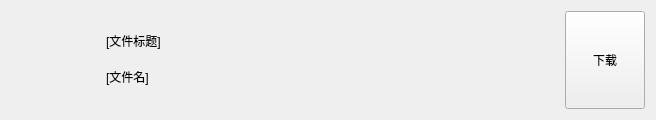
<?xml version="1.0" encoding="UTF-8"?>
<ui version="4.0">
 <class>singleMCSLAPIDownloadWidget</class>
 <widget class="CardWidget" name="singleMCSLAPIDownloadWidget">
  <property name="geometry">
   <rect>
    <x>0</x>
    <y>0</y>
    <width>656</width>
    <height>120</height>
   </rect>
  </property>
  <property name="sizePolicy">
   <sizepolicy hsizetype="Expanding" vsizetype="Fixed">
    <horstretch>0</horstretch>
    <verstretch>0</verstretch>
   </sizepolicy>
  </property>
  <property name="minimumSize">
   <size>
    <width>656</width>
    <height>120</height>
   </size>
  </property>
  <property name="maximumSize">
   <size>
    <width>16777215</width>
    <height>120</height>
   </size>
  </property>
  <property name="windowTitle">
   <string/>
  </property>
  <layout class="QHBoxLayout" name="horizontalLayout">
   <item>
    <spacer name="horizontalSpacer">
     <property name="orientation">
      <enum>Qt::Horizontal</enum>
     </property>
     <property name="sizeType">
      <enum>QSizePolicy::Fixed</enum>
     </property>
     <property name="sizeHint" stdset="0">
      <size>
       <width>20</width>
       <height>20</height>
      </size>
     </property>
    </spacer>
   </item>
   <item>
    <widget class="PixmapLabel" name="MCSLAPIPixmapLabel">
     <property name="sizePolicy">
      <sizepolicy hsizetype="Fixed" vsizetype="Fixed">
       <horstretch>0</horstretch>
       <verstretch>0</verstretch>
      </sizepolicy>
     </property>
     <property name="minimumSize">
      <size>
       <width>60</width>
       <height>60</height>
      </size>
     </property>
     <property name="maximumSize">
      <size>
       <width>60</width>
       <height>60</height>
      </size>
     </property>
    </widget>
   </item>
   <item>
    <widget class="QWidget" name="MCSLAPIDownloadInfoWidget" native="true">
     <layout class="QVBoxLayout" name="verticalLayout">
      <item>
       <widget class="SubtitleLabel" name="fileTitle">
        <property name="sizePolicy">
         <sizepolicy hsizetype="Expanding" vsizetype="Fixed">
          <horstretch>0</horstretch>
          <verstretch>0</verstretch>
         </sizepolicy>
        </property>
        <property name="text">
         <string>[文件标题]</string>
        </property>
       </widget>
      </item>
      <item>
       <widget class="BodyLabel" name="fileName">
        <property name="sizePolicy">
         <sizepolicy hsizetype="Expanding" vsizetype="Fixed">
          <horstretch>0</horstretch>
          <verstretch>0</verstretch>
         </sizepolicy>
        </property>
        <property name="text">
         <string>[文件名]</string>
        </property>
       </widget>
      </item>
     </layout>
    </widget>
   </item>
   <item>
    <widget class="PrimaryPushButton" name="MCSLAPIDownloadBtn">
     <property name="sizePolicy">
      <sizepolicy hsizetype="Fixed" vsizetype="Expanding">
       <horstretch>0</horstretch>
       <verstretch>0</verstretch>
      </sizepolicy>
     </property>
     <property name="minimumSize">
      <size>
       <width>0</width>
       <height>50</height>
      </size>
     </property>
     <property name="maximumSize">
      <size>
       <width>16777215</width>
       <height>16777215</height>
      </size>
     </property>
     <property name="text">
      <string>下载</string>
     </property>
    </widget>
   </item>
  </layout>
 </widget>
 <customwidgets>
  <customwidget>
   <class>PushButton</class>
   <extends>QPushButton</extends>
   <header>qfluentwidgets</header>
  </customwidget>
  <customwidget>
   <class>PrimaryPushButton</class>
   <extends>PushButton</extends>
   <header>qfluentwidgets</header>
  </customwidget>
  <customwidget>
   <class>PixmapLabel</class>
   <extends>QLabel</extends>
   <header>qfluentwidgets</header>
  </customwidget>
  <customwidget>
   <class>CardWidget</class>
   <extends>QFrame</extends>
   <header>qfluentwidgets</header>
   <container>1</container>
  </customwidget>
  <customwidget>
   <class>BodyLabel</class>
   <extends>QLabel</extends>
   <header>qfluentwidgets</header>
  </customwidget>
  <customwidget>
   <class>SubtitleLabel</class>
   <extends>QLabel</extends>
   <header>qfluentwidgets</header>
  </customwidget>
 </customwidgets>
 <resources/>
 <connections/>
</ui>
